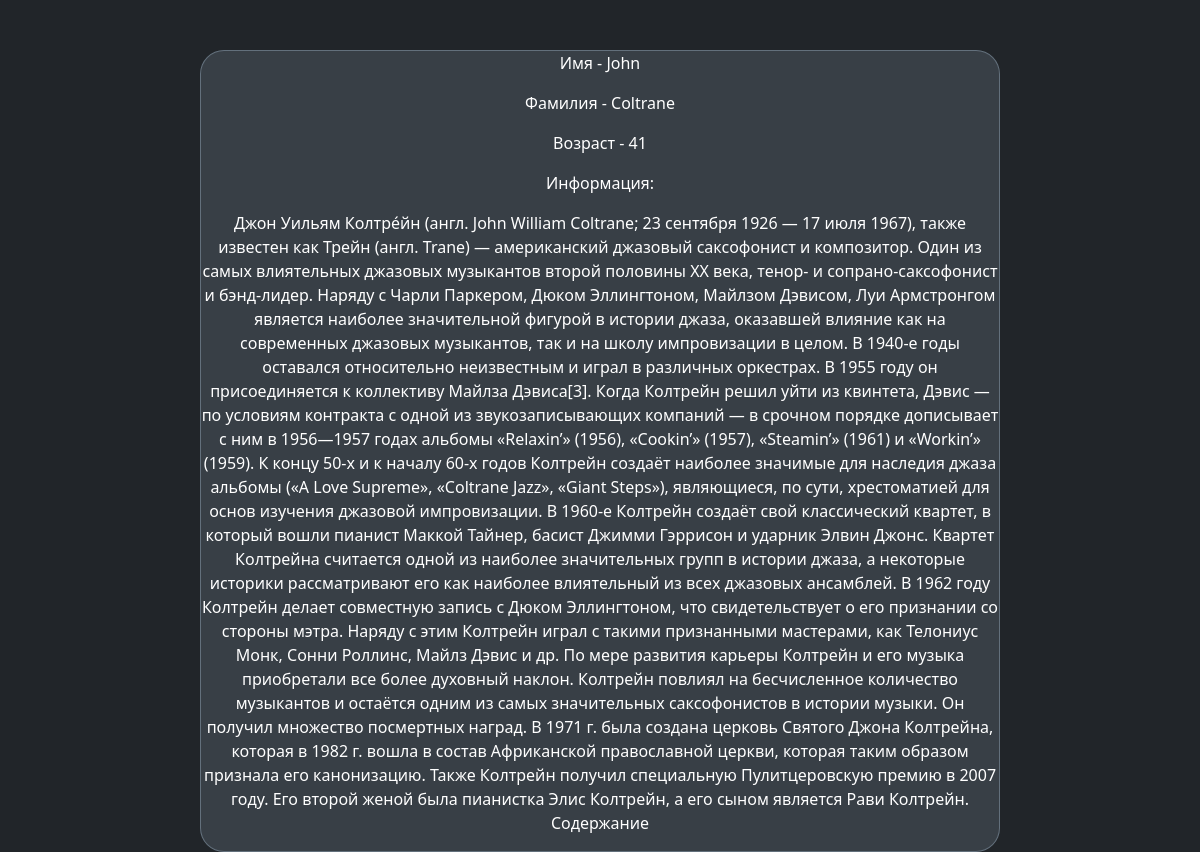
The page /jazz/3 on the database its author committed.
### jazz/models.py (models this page shows, shortened)
class Jazz(models.Model):
    Category = models.ForeignKey(Categorys, on_delete=models.CASCADE)
    Author_Name = models.CharField(max_length=50)
    Author_Sure_Name = models.CharField(max_length=50)
    Author_Age = models.PositiveIntegerField()
    Info = models.TextField()

### jazz/views.py (the view)
# urls.py: path('<int:id>', show_jazz_profile_page),
def show_jazz_profile_page(request, id):
    return render(request, "profile.html", context={'objects': Jazz.objects.get(pk=id)})

### templates/profile.html (shortened to what this page needs)
<!DOCTYPE html>
<html lang="en">
<head>
  <link href="/docs/5.3/dist/css/bootstrap.min.css" rel="stylesheet">
  <link href="https://cdn.jsdelivr.net/npm/bootstrap@5.3.0-alpha3/dist/css/bootstrap.min.css" rel="stylesheet">
</head>
<body class="d-flex h-100 text-center text-bg-dark">
    <div style="display: flex; flex-direction: column; margin: auto; margin-top: 50px; border: 1px solid #63707c; width: 800px; border-radius: 3%; background-color: #383f46;">
        <p>Имя - {{objects.Author_Name}}</p>
        <p>Фамилия - {{objects.Author_Sure_Name}}</p>
        <p>Возраст - {{objects.Author_Age}}</p>
        <p>Информация:</p>
        <p>{{objects.Info}}</p>
    </div>
</body>
</html>

### rows shown on the page
Jazz: Author_Name "John", Author_Sure_Name "Coltrane", Author_Age "41", Info "Джон Уильям Колтре́йн (англ. John William Coltrane; 23 сентября 1926 — 17 июля 1967), также известен как Трейн (англ. Trane) — американский джазовый саксофонист и композитор. Один из самых влиятельных джазовых музыкантов второй половины XX века, тенор- и сопрано-саксофонист и бэнд-лидер. Наряду с Чарли Паркером, Дюком Эллингтоном, Майлзом Дэвисом, Луи Армстронгом является наиболее значительной фигурой в истории джаза, оказавшей влияние как на современных джазовых музыкантов, так и на школу импровизации в целом. В 1940-е годы оставался относительно неизвестным и играл в различных оркестрах. В 1955 году он присоединяется к коллективу Майлза Дэвиса[3]. Когда Колтрейн решил уйти из квинтета,…"
